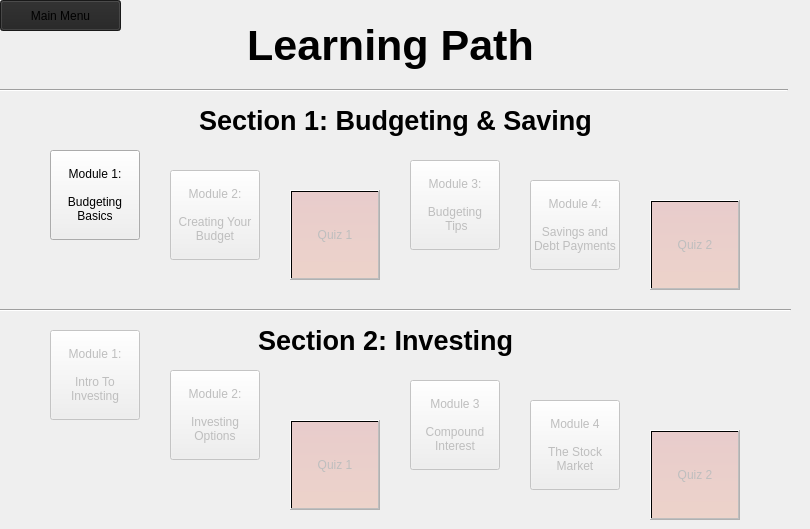
      <widget class="QWidget" name="page2_learningPathPage">
       <widget class="QLabel" name="learningPathHeader">
        <property name="geometry">
         <rect>
          <x>230</x>
          <y>10</y>
          <width>321</width>
          <height>71</height>
         </rect>
        </property>
        <property name="font">
         <font>
          <pointsize>32</pointsize>
          <bold>true</bold>
         </font>
        </property>
        <property name="text">
         <string>Learning Path</string>
        </property>
        <property name="alignment">
         <set>Qt::AlignCenter</set>
        </property>
       </widget>
       <widget class="QPushButton" name="section1Module1Button">
        <property name="geometry">
         <rect>
          <x>50</x>
          <y>150</y>
          <width>90</width>
          <height>90</height>
         </rect>
        </property>
        <property name="text">
         <string>Module 1: 

Budgeting 
Basics</string>
        </property>
       </widget>
       <widget class="QPushButton" name="section1Module2Button">
        <property name="enabled">
         <bool>false</bool>
        </property>
        <property name="geometry">
         <rect>
          <x>170</x>
          <y>170</y>
          <width>90</width>
          <height>90</height>
         </rect>
        </property>
        <property name="text">
         <string>Module 2:

Creating Your
Budget</string>
        </property>
       </widget>
       <widget class="QPushButton" name="section1Module3Button">
        <property name="enabled">
         <bool>false</bool>
        </property>
        <property name="geometry">
         <rect>
          <x>410</x>
          <y>160</y>
          <width>90</width>
          <height>90</height>
         </rect>
        </property>
        <property name="text">
         <string>Module 3:

Budgeting
 Tips</string>
        </property>
       </widget>
       <widget class="QPushButton" name="section1Module4Button">
        <property name="enabled">
         <bool>false</bool>
        </property>
        <property name="geometry">
         <rect>
          <x>530</x>
          <y>180</y>
          <width>90</width>
          <height>90</height>
         </rect>
        </property>
        <property name="text">
         <string>Module 4:

Savings and
Debt Payments</string>
        </property>
       </widget>
       <widget class="QPushButton" name="section2Module1Button">
        <property name="enabled">
         <bool>false</bool>
        </property>
        <property name="geometry">
         <rect>
          <x>50</x>
          <y>330</y>
          <width>90</width>
          <height>90</height>
         </rect>
        </property>
        <property name="text">
         <string>Module 1:

Intro To
Investing</string>
        </property>
       </widget>
       <widget class="QPushButton" name="section2Module2Button">
        <property name="enabled">
         <bool>false</bool>
        </property>
        <property name="geometry">
         <rect>
          <x>170</x>
          <y>370</y>
          <width>90</width>
          <height>90</height>
         </rect>
        </property>
        <property name="text">
         <string>Module 2:

Investing
Options</string>
        </property>
       </widget>
       <widget class="QPushButton" name="section2Module3Button">
        <property name="enabled">
         <bool>false</bool>
        </property>
        <property name="geometry">
         <rect>
          <x>410</x>
          <y>380</y>
          <width>90</width>
          <height>90</height>
         </rect>
        </property>
        <property name="text">
         <string>Module 3

Compound
Interest</string>
        </property>
       </widget>
       <widget class="Line" name="line2">
        <property name="geometry">
         <rect>
          <x>-10</x>
          <y>300</y>
          <width>801</width>
          <height>20</height>
         </rect>
        </property>
        <property name="orientation">
         <enum>Qt::Horizontal</enum>
        </property>
       </widget>
       <widget class="Line" name="line1">
        <property name="geometry">
         <rect>
          <x>-3</x>
          <y>80</y>
          <width>791</width>
          <height>20</height>
         </rect>
        </property>
        <property name="orientation">
         <enum>Qt::Horizontal</enum>
        </property>
       </widget>
       <widget class="QLabel" name="learningPathSection1Header">
        <property name="geometry">
         <rect>
          <x>190</x>
          <y>100</y>
          <width>411</width>
          <height>41</height>
         </rect>
        </property>
        <property name="font">
         <font>
          <pointsize>20</pointsize>
          <bold>true</bold>
         </font>
        </property>
        <property name="text">
         <string>Section 1: Budgeting &amp; Saving</string>
        </property>
        <property name="alignment">
         <set>Qt::AlignCenter</set>
        </property>
       </widget>
       <widget class="QPushButton" name="section1Quiz1Button">
        <property name="enabled">
         <bool>false</bool>
        </property>
        <property name="geometry">
         <rect>
          <x>290</x>
          <y>190</y>
          <width>90</width>
          <height>90</height>
         </rect>
        </property>
        <property name="styleSheet">
         <string notr="true">QPushButton{
background-color: qlineargradient(spread:pad, x1:0.5, y1:1, x2:0.5, y2:0, stop:0 rgba(217, 86, 42, 255), stop:1 rgba(193, 50, 50, 255));
}

QPushButton:hover{
background-color: qlineargradient(spread:pad, x1:0.5, y1:1, x2:0.5, y2:0, stop:0 rgba(227, 96, 52, 255), stop:1 rgba(203, 60, 60, 255));
}

QPushButton:disabled{
background-color: qlineargradient(spread:pad, x1:0.5, y1:1, x2:0.5, y2:0, stop:0 rgba(227, 96, 52, 50), stop:1 rgba(203, 60, 60, 50));
}</string>
        </property>
        <property name="text">
         <string>Quiz 1</string>
        </property>
       </widget>
       <widget class="QLabel" name="learningPathSection2Header">
        <property name="geometry">
         <rect>
          <x>250</x>
          <y>320</y>
          <width>271</width>
          <height>41</height>
         </rect>
        </property>
        <property name="font">
         <font>
          <pointsize>20</pointsize>
          <bold>true</bold>
         </font>
        </property>
        <property name="text">
         <string>Section 2: Investing</string>
        </property>
        <property name="alignment">
         <set>Qt::AlignCenter</set>
        </property>
       </widget>
       <widget class="QPushButton" name="section1Quiz2Button">
        <property name="enabled">
         <bool>false</bool>
        </property>
        <property name="geometry">
         <rect>
          <x>650</x>
          <y>200</y>
          <width>90</width>
          <height>90</height>
         </rect>
        </property>
        <property name="styleSheet">
         <string notr="true">QPushButton{
background-color: qlineargradient(spread:pad, x1:0.5, y1:1, x2:0.5, y2:0, stop:0 rgba(217, 86, 42, 255), stop:1 rgba(193, 50, 50, 255));
}

QPushButton:hover{
background-color: qlineargradient(spread:pad, x1:0.5, y1:1, x2:0.5, y2:0, stop:0 rgba(227, 96, 52, 255), stop:1 rgba(203, 60, 60, 255));
}

QPushButton:disabled{
background-color: qlineargradient(spread:pad, x1:0.5, y1:1, x2:0.5, y2:0, stop:0 rgba(227, 96, 52, 50), stop:1 rgba(203, 60, 60, 50));
}</string>
        </property>
        <property name="text">
         <string>Quiz 2</string>
        </property>
       </widget>
       <widget class="QPushButton" name="section2Module4Button">
        <property name="enabled">
         <bool>false</bool>
        </property>
        <property name="geometry">
         <rect>
          <x>530</x>
          <y>400</y>
          <width>90</width>
          <height>90</height>
         </rect>
        </property>
        <property name="text">
         <string>Module 4

The Stock
Market</string>
        </property>
       </widget>
       <widget class="QPushButton" name="section2Quiz1Button">
        <property name="enabled">
         <bool>false</bool>
        </property>
        <property name="geometry">
         <rect>
          <x>290</x>
          <y>420</y>
          <width>90</width>
          <height>90</height>
         </rect>
        </property>
        <property name="styleSheet">
         <string notr="true">QPushButton{
background-color: qlineargradient(spread:pad, x1:0.5, y1:1, x2:0.5, y2:0, stop:0 rgba(217, 86, 42, 255), stop:1 rgba(193, 50, 50, 255));
}

QPushButton:hover{
background-color: qlineargradient(spread:pad, x1:0.5, y1:1, x2:0.5, y2:0, stop:0 rgba(227, 96, 52, 255), stop:1 rgba(203, 60, 60, 255));
}

QPushButton:disabled{
background-color: qlineargradient(spread:pad, x1:0.5, y1:1, x2:0.5, y2:0, stop:0 rgba(227, 96, 52, 50), stop:1 rgba(203, 60, 60, 50));
}</string>
        </property>
        <property name="text">
         <string>Quiz 1</string>
        </property>
       </widget>
       <widget class="QPushButton" name="section2Quiz2Button">
        <property name="enabled">
         <bool>false</bool>
        </property>
        <property name="geometry">
         <rect>
          <x>650</x>
          <y>430</y>
          <width>90</width>
          <height>90</height>
         </rect>
        </property>
        <property name="styleSheet">
         <string notr="true">QPushButton{
background-color: qlineargradient(spread:pad, x1:0.5, y1:1, x2:0.5, y2:0, stop:0 rgba(217, 86, 42, 255), stop:1 rgba(193, 50, 50, 255));
}

QPushButton:hover{
background-color: qlineargradient(spread:pad, x1:0.5, y1:1, x2:0.5, y2:0, stop:0 rgba(227, 96, 52, 255), stop:1 rgba(203, 60, 60, 255));
}

QPushButton:disabled{
background-color: qlineargradient(spread:pad, x1:0.5, y1:1, x2:0.5, y2:0, stop:0 rgba(227, 96, 52, 50), stop:1 rgba(203, 60, 60, 50));
}</string>
        </property>
        <property name="text">
         <string>Quiz 2</string>
        </property>
        <property name="checkable">
         <bool>false</bool>
        </property>
        <property name="checked">
         <bool>false</bool>
        </property>
       </widget>
       <widget class="QPushButton" name="mainMenuLearningPathButton">
        <property name="geometry">
         <rect>
          <x>0</x>
          <y>0</y>
          <width>121</width>
          <height>31</height>
         </rect>
        </property>
        <property name="styleSheet">
         <string notr="true">background-color: rgba(35, 35, 35, 1);</string>
        </property>
        <property name="text">
         <string>Main Menu</string>
        </property>
       </widget>
      </widget>
